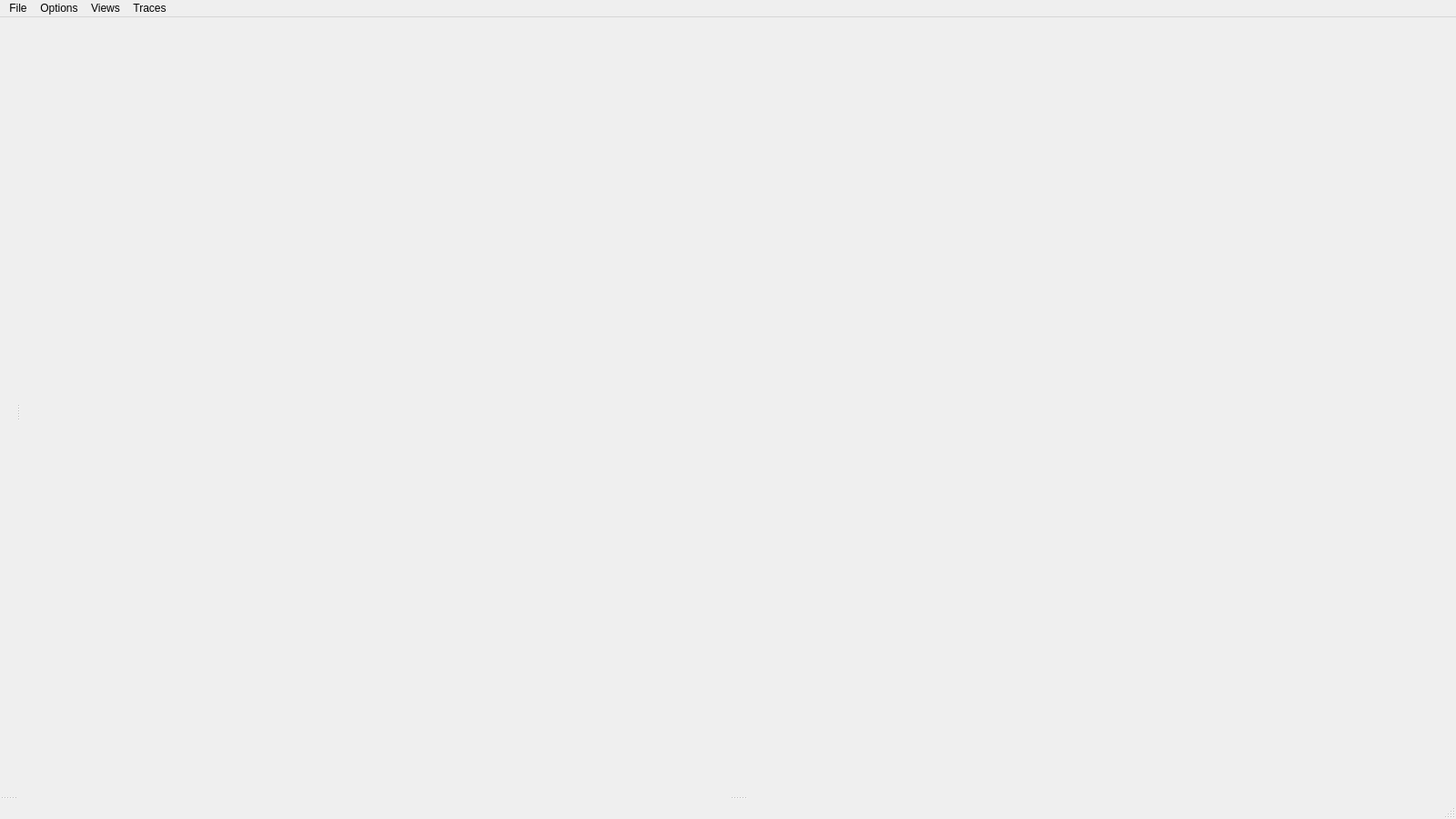
<?xml version="1.0" encoding="UTF-8"?>
<ui version="4.0">
 <class>MainWindow</class>
 <widget class="QMainWindow" name="MainWindow">
  <property name="geometry">
   <rect>
    <x>0</x>
    <y>0</y>
    <width>1600</width>
    <height>900</height>
   </rect>
  </property>
  <property name="sizePolicy">
   <sizepolicy hsizetype="Expanding" vsizetype="Expanding">
    <horstretch>0</horstretch>
    <verstretch>0</verstretch>
   </sizepolicy>
  </property>
  <property name="windowTitle">
   <string>Ravel</string>
  </property>
  <widget class="QWidget" name="centralwidget">
   <property name="sizePolicy">
    <sizepolicy hsizetype="Expanding" vsizetype="Expanding">
     <horstretch>1</horstretch>
     <verstretch>1</verstretch>
    </sizepolicy>
   </property>
   <layout class="QHBoxLayout" name="horizontalLayout_4">
    <property name="leftMargin">
     <number>0</number>
    </property>
    <property name="topMargin">
     <number>6</number>
    </property>
    <property name="rightMargin">
     <number>0</number>
    </property>
    <property name="bottomMargin">
     <number>0</number>
    </property>
    <item>
     <widget class="QSplitter" name="splitter_3">
      <property name="sizePolicy">
       <sizepolicy hsizetype="Preferred" vsizetype="Preferred">
        <horstretch>0</horstretch>
        <verstretch>0</verstretch>
       </sizepolicy>
      </property>
      <property name="orientation">
       <enum>Qt::Horizontal</enum>
      </property>
      <widget class="QWidget" name="sideSplitWidget" native="true">
       <layout class="QVBoxLayout" name="verticalLayout_2">
        <property name="leftMargin">
         <number>0</number>
        </property>
        <property name="topMargin">
         <number>0</number>
        </property>
        <property name="rightMargin">
         <number>0</number>
        </property>
        <property name="bottomMargin">
         <number>0</number>
        </property>
        <item>
         <widget class="QSplitter" name="sideSplitter">
          <property name="sizePolicy">
           <sizepolicy hsizetype="Preferred" vsizetype="Preferred">
            <horstretch>0</horstretch>
            <verstretch>0</verstretch>
           </sizepolicy>
          </property>
          <property name="orientation">
           <enum>Qt::Vertical</enum>
          </property>
          <property name="opaqueResize">
           <bool>false</bool>
          </property>
          <property name="handleWidth">
           <number>2</number>
          </property>
          <widget class="QWidget" name="traditionalSide" native="true">
           <property name="sizePolicy">
            <sizepolicy hsizetype="Preferred" vsizetype="Preferred">
             <horstretch>0</horstretch>
             <verstretch>1</verstretch>
            </sizepolicy>
           </property>
           <layout class="QVBoxLayout" name="verticalLayout_6">
            <property name="leftMargin">
             <number>0</number>
            </property>
            <property name="topMargin">
             <number>0</number>
            </property>
            <property name="rightMargin">
             <number>0</number>
            </property>
            <property name="bottomMargin">
             <number>0</number>
            </property>
            <item>
             <widget class="QWidget" name="traditionalLabelWidget" native="true">
              <property name="sizePolicy">
               <sizepolicy hsizetype="Preferred" vsizetype="Preferred">
                <horstretch>0</horstretch>
                <verstretch>0</verstretch>
               </sizepolicy>
              </property>
              <layout class="QVBoxLayout" name="verticalLayout_8">
               <property name="bottomMargin">
                <number>0</number>
               </property>
              </layout>
             </widget>
            </item>
           </layout>
          </widget>
          <widget class="QWidget" name="overviewSide" native="true">
           <property name="sizePolicy">
            <sizepolicy hsizetype="Preferred" vsizetype="Preferred">
             <horstretch>0</horstretch>
             <verstretch>0</verstretch>
            </sizepolicy>
           </property>
           <property name="maximumSize">
            <size>
             <width>16777215</width>
             <height>70</height>
            </size>
           </property>
           <layout class="QVBoxLayout" name="verticalLayout_4">
            <property name="leftMargin">
             <number>0</number>
            </property>
            <property name="topMargin">
             <number>0</number>
            </property>
            <property name="rightMargin">
             <number>0</number>
            </property>
            <property name="bottomMargin">
             <number>0</number>
            </property>
            <item>
             <widget class="QWidget" name="overviewLabelWidget" native="true">
              <property name="sizePolicy">
               <sizepolicy hsizetype="Preferred" vsizetype="Preferred">
                <horstretch>0</horstretch>
                <verstretch>0</verstretch>
               </sizepolicy>
              </property>
             </widget>
            </item>
           </layout>
          </widget>
         </widget>
        </item>
       </layout>
      </widget>
      <widget class="QWidget" name="splitWidget" native="true">
       <property name="sizePolicy">
        <sizepolicy hsizetype="Expanding" vsizetype="Expanding">
         <horstretch>1</horstretch>
         <verstretch>1</verstretch>
        </sizepolicy>
       </property>
       <layout class="QVBoxLayout" name="verticalLayout">
        <property name="leftMargin">
         <number>0</number>
        </property>
        <property name="topMargin">
         <number>0</number>
        </property>
        <property name="rightMargin">
         <number>0</number>
        </property>
        <property name="bottomMargin">
         <number>0</number>
        </property>
        <item>
         <widget class="QSplitter" name="splitter">
          <property name="orientation">
           <enum>Qt::Vertical</enum>
          </property>
          <property name="opaqueResize">
           <bool>false</bool>
          </property>
          <property name="handleWidth">
           <number>2</number>
          </property>
          <widget class="QWidget" name="traditionalContainer" native="true">
           <property name="sizePolicy">
            <sizepolicy hsizetype="Preferred" vsizetype="Preferred">
             <horstretch>1</horstretch>
             <verstretch>1</verstretch>
            </sizepolicy>
           </property>
           <property name="mouseTracking">
            <bool>true</bool>
           </property>
           <layout class="QHBoxLayout" name="horizontalLayout_3">
            <property name="leftMargin">
             <number>0</number>
            </property>
            <property name="topMargin">
             <number>0</number>
            </property>
            <property name="rightMargin">
             <number>0</number>
            </property>
            <property name="bottomMargin">
             <number>0</number>
            </property>
           </layout>
          </widget>
          <widget class="QWidget" name="overviewContainer" native="true">
           <property name="enabled">
            <bool>true</bool>
           </property>
           <property name="sizePolicy">
            <sizepolicy hsizetype="Preferred" vsizetype="Preferred">
             <horstretch>1</horstretch>
             <verstretch>0</verstretch>
            </sizepolicy>
           </property>
           <property name="maximumSize">
            <size>
             <width>16777215</width>
             <height>70</height>
            </size>
           </property>
           <property name="mouseTracking">
            <bool>true</bool>
           </property>
           <layout class="QHBoxLayout" name="horizontalLayout_5">
            <property name="leftMargin">
             <number>0</number>
            </property>
            <property name="topMargin">
             <number>0</number>
            </property>
            <property name="rightMargin">
             <number>0</number>
            </property>
            <property name="bottomMargin">
             <number>0</number>
            </property>
           </layout>
          </widget>
         </widget>
        </item>
       </layout>
      </widget>
     </widget>
    </item>
   </layout>
  </widget>
  <widget class="QMenuBar" name="menubar">
   <property name="geometry">
    <rect>
     <x>0</x>
     <y>0</y>
     <width>1600</width>
     <height>25</height>
    </rect>
   </property>
   <widget class="QMenu" name="menuFile">
    <property name="title">
     <string>File</string>
    </property>
    <addaction name="actionOpen_Trace"/>
    <addaction name="actionClose"/>
    <addaction name="actionQuit"/>
   </widget>
   <widget class="QMenu" name="menuOptions">
    <property name="title">
     <string>Options</string>
    </property>
    <addaction name="actionVisualization"/>
   </widget>
   <widget class="QMenu" name="menuViews">
    <property name="title">
     <string>Views</string>
    </property>
    <addaction name="actionPhysical_Time"/>
    <addaction name="actionMetric_Overview"/>
   </widget>
   <widget class="QMenu" name="menuTraces">
    <property name="title">
     <string>Traces</string>
    </property>
   </widget>
   <addaction name="menuFile"/>
   <addaction name="menuOptions"/>
   <addaction name="menuViews"/>
   <addaction name="menuTraces"/>
  </widget>
  <widget class="QStatusBar" name="statusbar"/>
  <action name="actionOpen_JSON">
   <property name="text">
    <string>Open Legacy JSON</string>
   </property>
  </action>
  <action name="actionOpen_Trace">
   <property name="text">
    <string>Open Trace</string>
   </property>
  </action>
  <action name="actionTrace_Importing">
   <property name="text">
    <string>Trace Importing</string>
   </property>
  </action>
  <action name="actionVisualization">
   <property name="text">
    <string>Visualization</string>
   </property>
  </action>
  <action name="actionLogical_Steps">
   <property name="checkable">
    <bool>true</bool>
   </property>
   <property name="checked">
    <bool>true</bool>
   </property>
   <property name="text">
    <string>Logical Steps</string>
   </property>
  </action>
  <action name="actionClustered_Logical_Steps">
   <property name="checkable">
    <bool>true</bool>
   </property>
   <property name="checked">
    <bool>true</bool>
   </property>
   <property name="text">
    <string>Clustered Logical Steps</string>
   </property>
   <property name="shortcutContext">
    <enum>Qt::ApplicationShortcut</enum>
   </property>
  </action>
  <action name="actionPhysical_Time">
   <property name="checkable">
    <bool>true</bool>
   </property>
   <property name="text">
    <string>Physical Time</string>
   </property>
  </action>
  <action name="actionMetric_Overview">
   <property name="checkable">
    <bool>true</bool>
   </property>
   <property name="checked">
    <bool>true</bool>
   </property>
   <property name="text">
    <string>Metric Overview</string>
   </property>
  </action>
  <action name="actionQuit">
   <property name="text">
    <string>Quit</string>
   </property>
   <property name="menuRole">
    <enum>QAction::QuitRole</enum>
   </property>
  </action>
  <action name="actionClose">
   <property name="text">
    <string>Close</string>
   </property>
  </action>
  <action name="actionSave">
   <property name="text">
    <string>Save Current Trace</string>
   </property>
  </action>
 </widget>
 <resources/>
 <connections/>
</ui>
